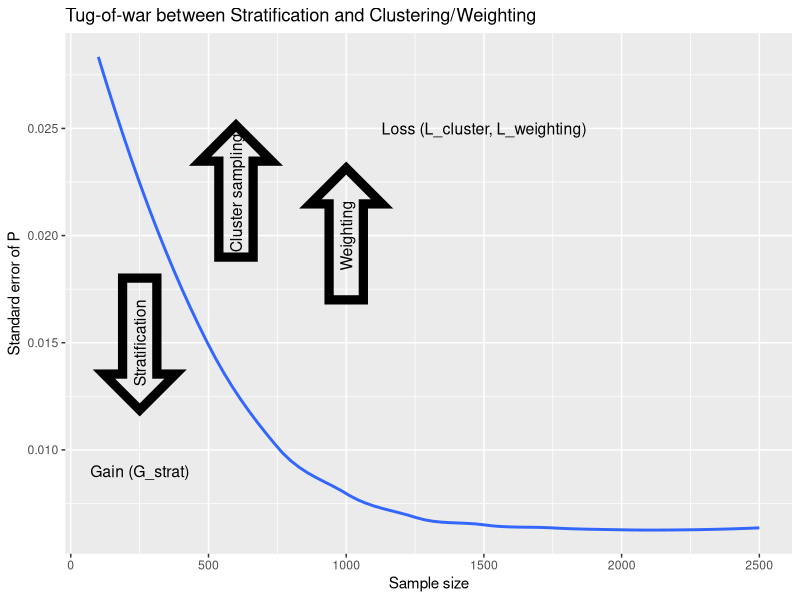

Here is the R script that generated this plot:
## ---- chunk 1
library('ggplot2')
library('dplyr')
## ---- chunk 2
std.err.p <- c(0.030, 0.020, 0.015, 0.010, 0.008, 0.007, 0.0065, 0.0064, 0.00635, 0.00635, 0.0063)
sample.size <- c(100, seq(250, 2500, by=250))
data.frame(std.err.p, sample.size) %>%
  ggplot(aes(sample.size, std.err.p)) +
    geom_smooth(method="loess", se=FALSE) +
    labs(title="Tug-of-war between Stratification and Clustering/Weighting", x="Sample size", y="Standard error of P") +
    annotate("text", x = 600, y = 0.022, label = sprintf('\u21E7'), size=48) +
    annotate("text", x = 600, y = 0.022, label = "Cluster sampling", size=4, angle=90)  +
    annotate("text", x = 1000, y = 0.020, label = sprintf('\u21E7'), size=48) +
    annotate("text", x = 1000, y = 0.020, label = "Weighting", size=4, angle=90) +
    annotate("text", x = 250, y = 0.015, label = sprintf('\u21E9'), size=48) +
    annotate("text", x = 250, y = 0.015, label = "Stratification", size=4, angle=90) +
    annotate("text", x = 1500, y = 0.025, label = "Loss (L_cluster, L_weighting)", size=4) +
    annotate("text", x = 250, y = 0.009, label = "Gain (G_strat)", size=4) 
